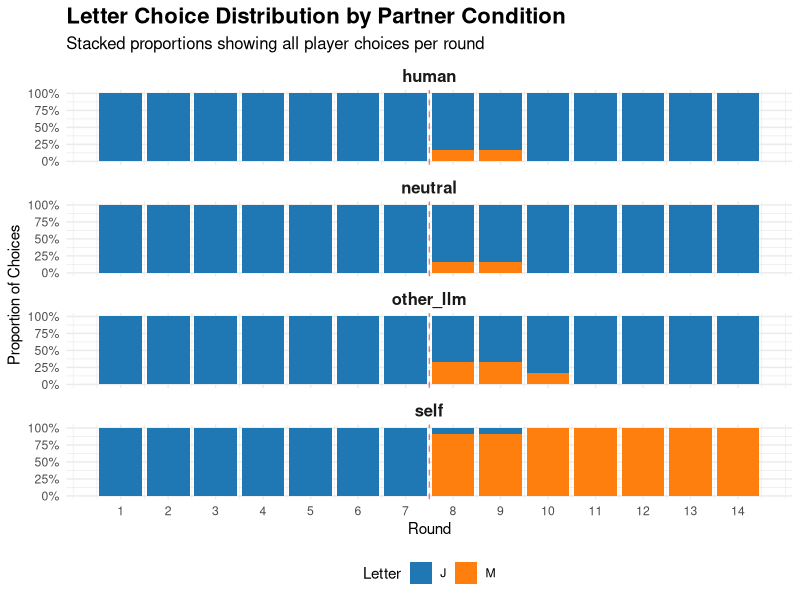
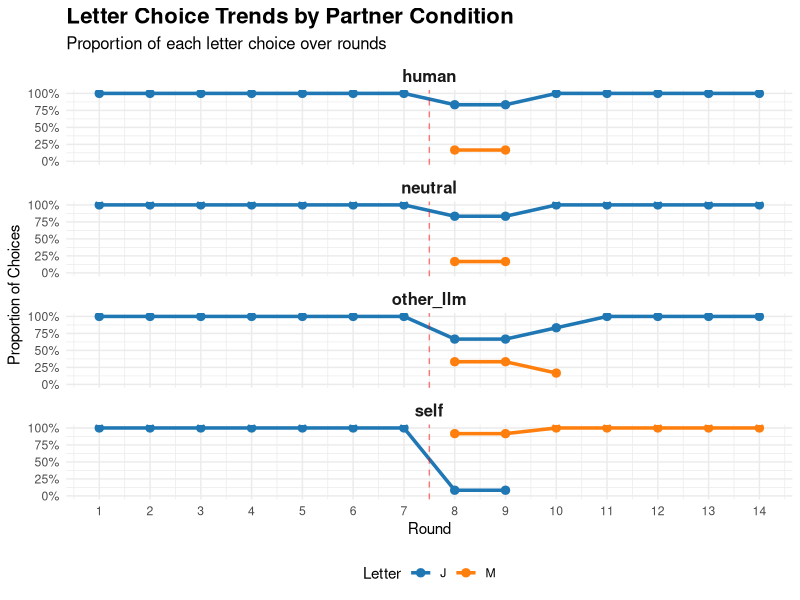
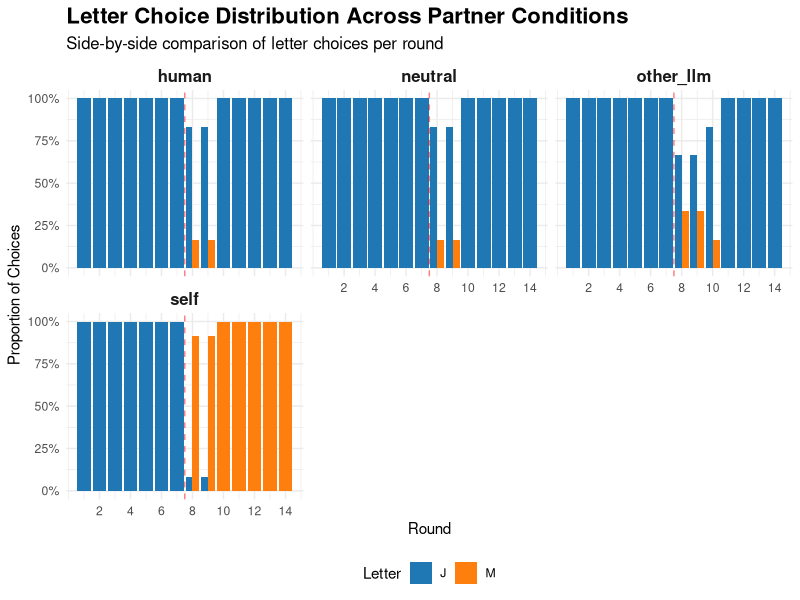
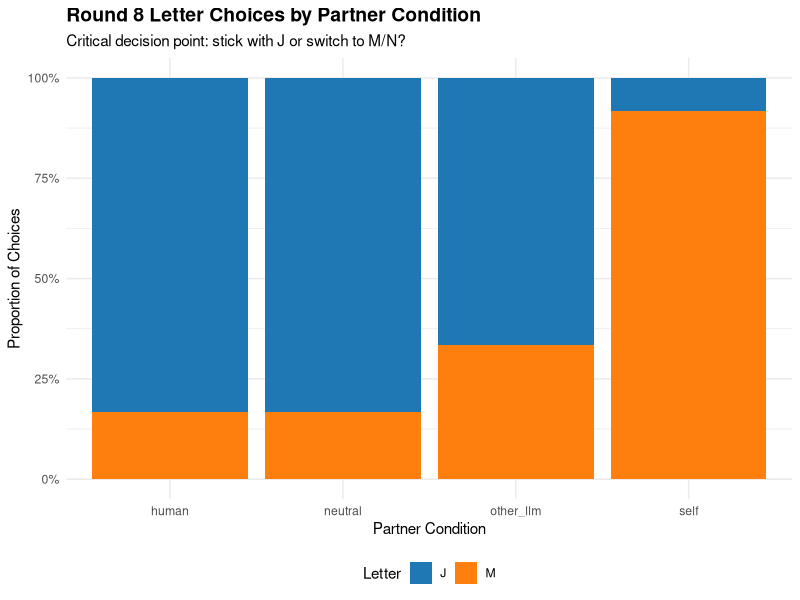
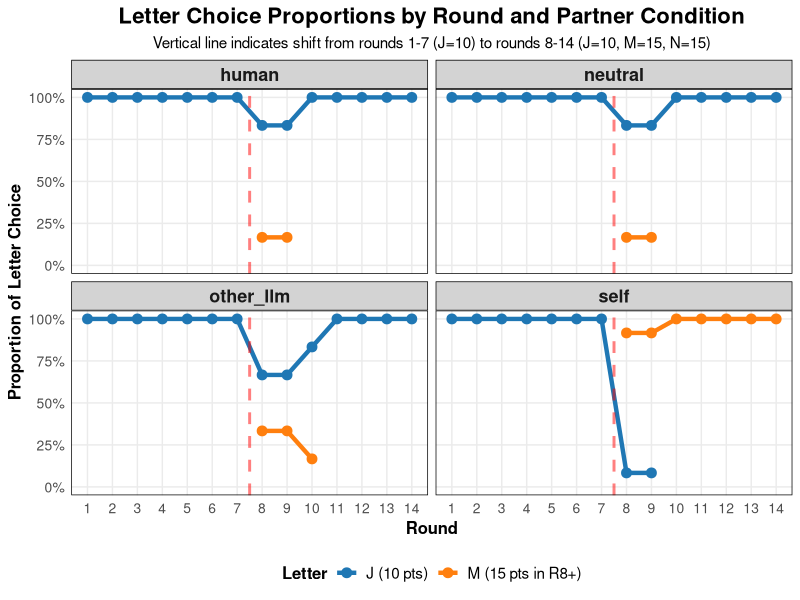

Write R code to recreate these figures, in order.
# =============================================================================
# NAME GAME COORDINATION ANALYSIS - BY PARTNER CONDITION
# Letter choices over rounds for each partner condition
# =============================================================================

# Load required libraries
library(tidyverse)
library(ggplot2)
library(gridExtra)
library(scales)

# Resolve paths from this script's own location, so the folder can be moved.
.script_dir <- function() {
  a <- commandArgs(trailingOnly = FALSE)
  f <- sub("^--file=", "", a[grep("^--file=", a)])
  if (length(f)) normalizePath(dirname(f)) else normalizePath(getwd())
}

# Set working directory to this analysis folder
setwd(.script_dir())

# Load the data
df_llm   <- read_csv("name_game_LLM_feedback_MN_20260507_134935.csv")
df_human <- read_csv("name_game_LLM_feedback_MN_HUMAN_20260507_212952.csv")
df <- bind_rows(df_llm, df_human)

# =============================================================================
# LETTER CHOICE BY CONDITION AND ROUND
# =============================================================================

# Create long-form dataset
df_long <- df %>%
  dplyr::select(trial, partner_condition, round, p1, p2, p3, p4, p5, p6) %>%
  pivot_longer(cols = p1:p6, names_to = "player", values_to = "choice")

# Calculate proportions of each letter by round and condition
letter_proportions <- df_long %>%
  group_by(partner_condition, round, choice) %>%
  summarise(count = n(), .groups = "drop") %>%
  group_by(partner_condition, round) %>%
  mutate(
    total = sum(count),
    proportion = count / total
  ) %>%
  ungroup()

# =============================================================================
# VISUALIZATION 1: STACKED BAR CHART
# =============================================================================

p1 <- ggplot(letter_proportions,
             aes(x = round, y = proportion, fill = choice)) +
  geom_bar(stat = "identity", position = "stack") +
  facet_wrap(~partner_condition, ncol = 1) +
  geom_vline(xintercept = 7.5, color = "red", linetype = "dashed", alpha = 0.5) +
  labs(title = "Letter Choice Distribution by Partner Condition",
       subtitle = "Stacked proportions showing all player choices per round",
       x = "Round",
       y = "Proportion of Choices",
       fill = "Letter") +
  scale_fill_manual(values = c("J" = "#1f77b4", "M" = "#ff7f0e", "N" = "#2ca02c")) +
  scale_y_continuous(labels = percent) +
  scale_x_continuous(breaks = 1:14) +
  theme_minimal() +
  theme(plot.title = element_text(face = "bold", size = 16),
        plot.subtitle = element_text(size = 12),
        strip.text = element_text(face = "bold", size = 12),
        legend.position = "bottom")

ggsave("letter_choice_by_condition_stacked.png",
       p1, width = 12, height = 10, dpi = 300)

cat("Saved stacked bar chart to: letter_choice_by_condition_stacked.png\n")

# =============================================================================
# VISUALIZATION 2: LINE CHART
# =============================================================================

p2 <- ggplot(letter_proportions,
             aes(x = round, y = proportion, color = choice, group = choice)) +
  geom_line(size = 1.2) +
  geom_point(size = 2.5) +
  facet_wrap(~partner_condition, ncol = 1) +
  geom_vline(xintercept = 7.5, color = "red", linetype = "dashed", alpha = 0.5) +
  labs(title = "Letter Choice Trends by Partner Condition",
       subtitle = "Proportion of each letter choice over rounds",
       x = "Round",
       y = "Proportion of Choices",
       color = "Letter") +
  scale_color_manual(values = c("J" = "#1f77b4", "M" = "#ff7f0e", "N" = "#2ca02c")) +
  scale_y_continuous(labels = percent, limits = c(0, 1)) +
  scale_x_continuous(breaks = 1:14) +
  theme_minimal() +
  theme(plot.title = element_text(face = "bold", size = 16),
        plot.subtitle = element_text(size = 12),
        strip.text = element_text(face = "bold", size = 12),
        legend.position = "bottom")

ggsave("letter_choice_by_condition_lines.png",
       p2, width = 12, height = 10, dpi = 300)

cat("Saved line chart to: letter_choice_by_condition_lines.png\n")

# =============================================================================
# VISUALIZATION 3: SIDE-BY-SIDE COMPARISON
# =============================================================================

p3 <- ggplot(letter_proportions,
             aes(x = round, y = proportion, fill = choice)) +
  geom_bar(stat = "identity", position = "dodge") +
  facet_wrap(~partner_condition, ncol = 3) +
  geom_vline(xintercept = 7.5, color = "red", linetype = "dashed", alpha = 0.5) +
  labs(title = "Letter Choice Distribution Across Partner Conditions",
       subtitle = "Side-by-side comparison of letter choices per round",
       x = "Round",
       y = "Proportion of Choices",
       fill = "Letter") +
  scale_fill_manual(values = c("J" = "#1f77b4", "M" = "#ff7f0e", "N" = "#2ca02c")) +
  scale_y_continuous(labels = percent) +
  scale_x_continuous(breaks = seq(2, 14, by = 2)) +
  theme_minimal() +
  theme(plot.title = element_text(face = "bold", size = 16),
        plot.subtitle = element_text(size = 12),
        strip.text = element_text(face = "bold", size = 12),
        legend.position = "bottom")

ggsave("letter_choice_by_condition_sidebyside.png",
       p3, width = 15, height = 6, dpi = 300)

cat("Saved side-by-side comparison to: letter_choice_by_condition_sidebyside.png\n")

# =============================================================================
# DETAILED BREAKDOWN TABLE
# =============================================================================

cat("\n================================================================================\n")
cat("DETAILED LETTER CHOICES BY CONDITION AND ROUND\n")
cat("================================================================================\n")

for (condition in unique(df$partner_condition)) {
  cat(sprintf("\n--- %s ---\n", toupper(condition)))

  condition_data <- df %>% filter(partner_condition == condition)

  for (r in 1:14) {
    round_data <- condition_data %>% filter(round == r)

    if (nrow(round_data) > 0) {
      choices <- unlist(round_data %>% dplyr::select(p1, p2, p3, p4, p5, p6))
      choice_table <- table(choices)
      matched <- all(round_data$matched)

      cat(sprintf("Round %2d: ", r))
      cat(paste(names(choice_table), "=", choice_table, collapse = ", "))
      cat(sprintf(" [%s]\n", ifelse(matched, "MATCHED", "NO MATCH")))
    }
  }
}

# =============================================================================
# SUMMARY STATISTICS BY CONDITION
# =============================================================================

cat("\n================================================================================\n")
cat("SUMMARY STATISTICS BY CONDITION\n")
cat("================================================================================\n")

summary_by_condition <- df %>%
  group_by(partner_condition) %>%
  summarise(
    trials = n_distinct(trial),
    total_rounds = n(),
    matched_rounds = sum(matched),
    match_rate = mean(matched),
    avg_final_score = mean(p1_total[round == 14]),
    switched_to_M_round8 = mean((p1 == "M" | p2 == "M" | p3 == "M" |
                                  p4 == "M" | p5 == "M" | p6 == "M")[round == 8]),
    .groups = "drop"
  )

print(summary_by_condition)

# =============================================================================
# SWITCHING ANALYSIS BY CONDITION
# =============================================================================

cat("\n================================================================================\n")
cat("ROUND 8 SWITCHING BEHAVIOR BY CONDITION\n")
cat("================================================================================\n")

round_8_switching <- df_long %>%
  filter(round == 8) %>%
  group_by(partner_condition, choice) %>%
  summarise(count = n(), .groups = "drop") %>%
  group_by(partner_condition) %>%
  mutate(proportion = count / sum(count))

print(round_8_switching)

# Visualize Round 8 switching
p4 <- ggplot(round_8_switching, aes(x = partner_condition, y = proportion, fill = choice)) +
  geom_bar(stat = "identity", position = "stack") +
  labs(title = "Round 8 Letter Choices by Partner Condition",
       subtitle = "Critical decision point: stick with J or switch to M/N?",
       x = "Partner Condition",
       y = "Proportion of Choices",
       fill = "Letter") +
  scale_fill_manual(values = c("J" = "#1f77b4", "M" = "#ff7f0e", "N" = "#2ca02c")) +
  scale_y_continuous(labels = percent) +
  theme_minimal() +
  theme(plot.title = element_text(face = "bold", size = 14),
        plot.subtitle = element_text(size = 11),
        legend.position = "bottom")

ggsave("round8_switching_by_condition.png",
       p4, width = 10, height = 6, dpi = 300)

cat("\nSaved Round 8 switching plot to: round8_switching_by_condition.png\n")

# =============================================================================
# VISUALIZATION 5: ROUND vs PROPORTION - THREE PANELS BY CONDITION
# =============================================================================

p5 <- ggplot(letter_proportions,
             aes(x = round, y = proportion, color = choice, group = choice)) +
  geom_line(size = 1.5) +
  geom_point(size = 3) +
  facet_wrap(~partner_condition, ncol = 2) +
  geom_vline(xintercept = 7.5, color = "red", linetype = "dashed",
             alpha = 0.5, size = 1) +
  labs(title = "Letter Choice Proportions by Round and Partner Condition",
       subtitle = "Vertical line indicates shift from rounds 1-7 (J=10) to rounds 8-14 (J=10, M=15, N=15)",
       x = "Round",
       y = "Proportion of Letter Choice",
       color = "Letter") +
  scale_color_manual(values = c("J" = "#1f77b4", "M" = "#ff7f0e", "N" = "#2ca02c"),
                     labels = c("J" = "J (10 pts)",
                                "M" = "M (15 pts in R8+)",
                                "N" = "N (15 pts in R8+)")) +
  scale_y_continuous(labels = percent, limits = c(0, 1),
                     breaks = seq(0, 1, 0.25)) +
  scale_x_continuous(breaks = seq(1, 14, by = 1)) +
  theme_minimal() +
  theme(
    plot.title = element_text(face = "bold", size = 16, hjust = 0.5),
    plot.subtitle = element_text(size = 11, hjust = 0.5),
    strip.text = element_text(face = "bold", size = 13),
    strip.background = element_rect(fill = "lightgray", color = "black"),
    legend.position = "bottom",
    legend.title = element_text(face = "bold", size = 12),
    legend.text = element_text(size = 11),
    axis.title = element_text(face = "bold", size = 12),
    axis.text = element_text(size = 10),
    panel.grid.minor = element_blank(),
    panel.border = element_rect(color = "black", fill = NA, size = 0.5)
  )

ggsave("round_by_proportion_four_panels.png",
       p5, width = 14, height = 10, dpi = 300)

cat("\nSaved four-panel round × proportion plot to: round_by_proportion_four_panels.png\n")

cat("\n================================================================================\n")
cat("ANALYSIS COMPLETE\n")
cat("Files saved alongside this script:\n")
cat("  1. letter_choice_by_condition_stacked.png\n")
cat("  2. letter_choice_by_condition_lines.png\n")
cat("  3. letter_choice_by_condition_sidebyside.png\n")
cat("  4. round8_switching_by_condition.png\n")
cat("  5. round_by_proportion_four_panels.png [MAIN VISUALIZATION]\n")
cat("================================================================================\n")
